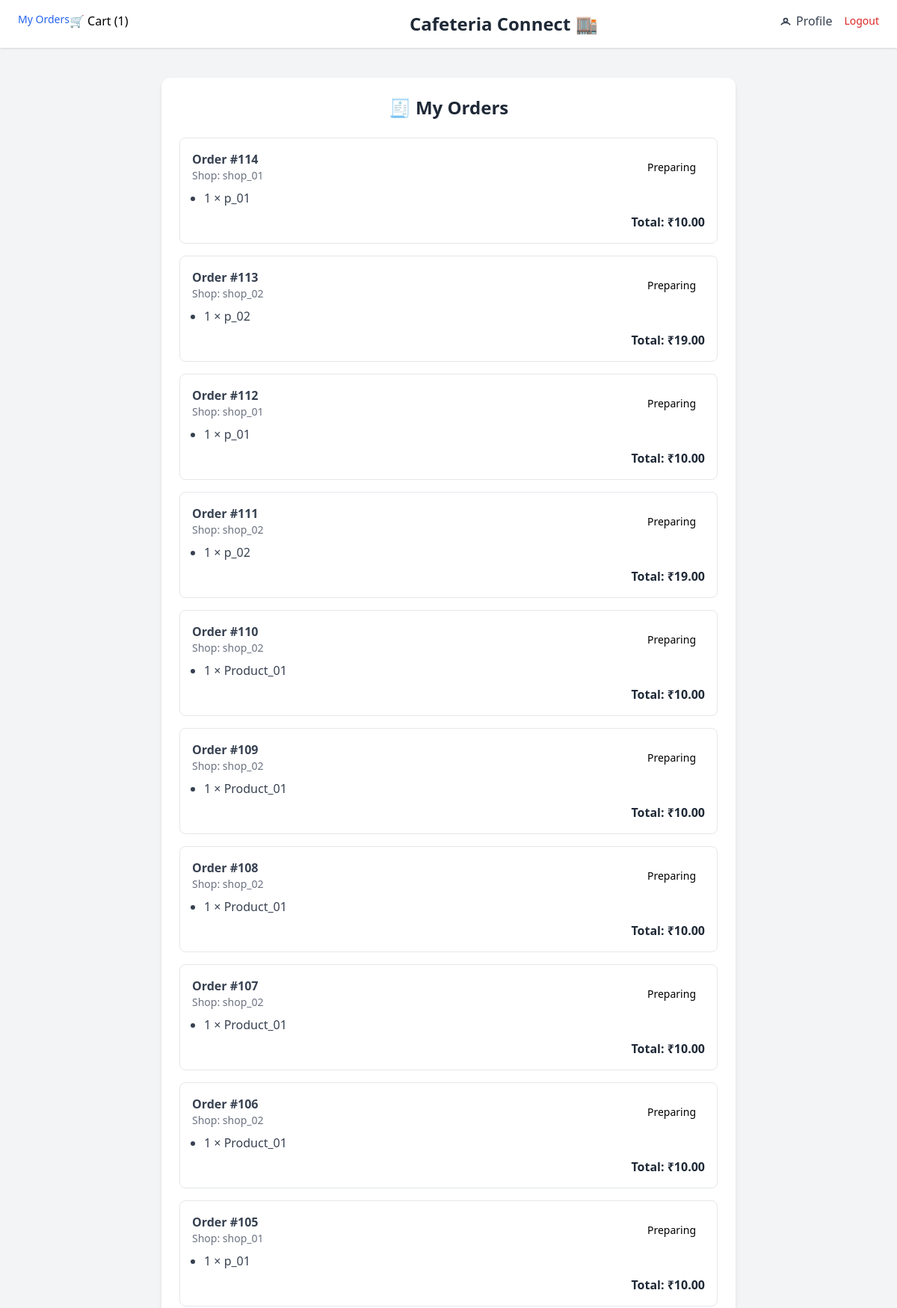
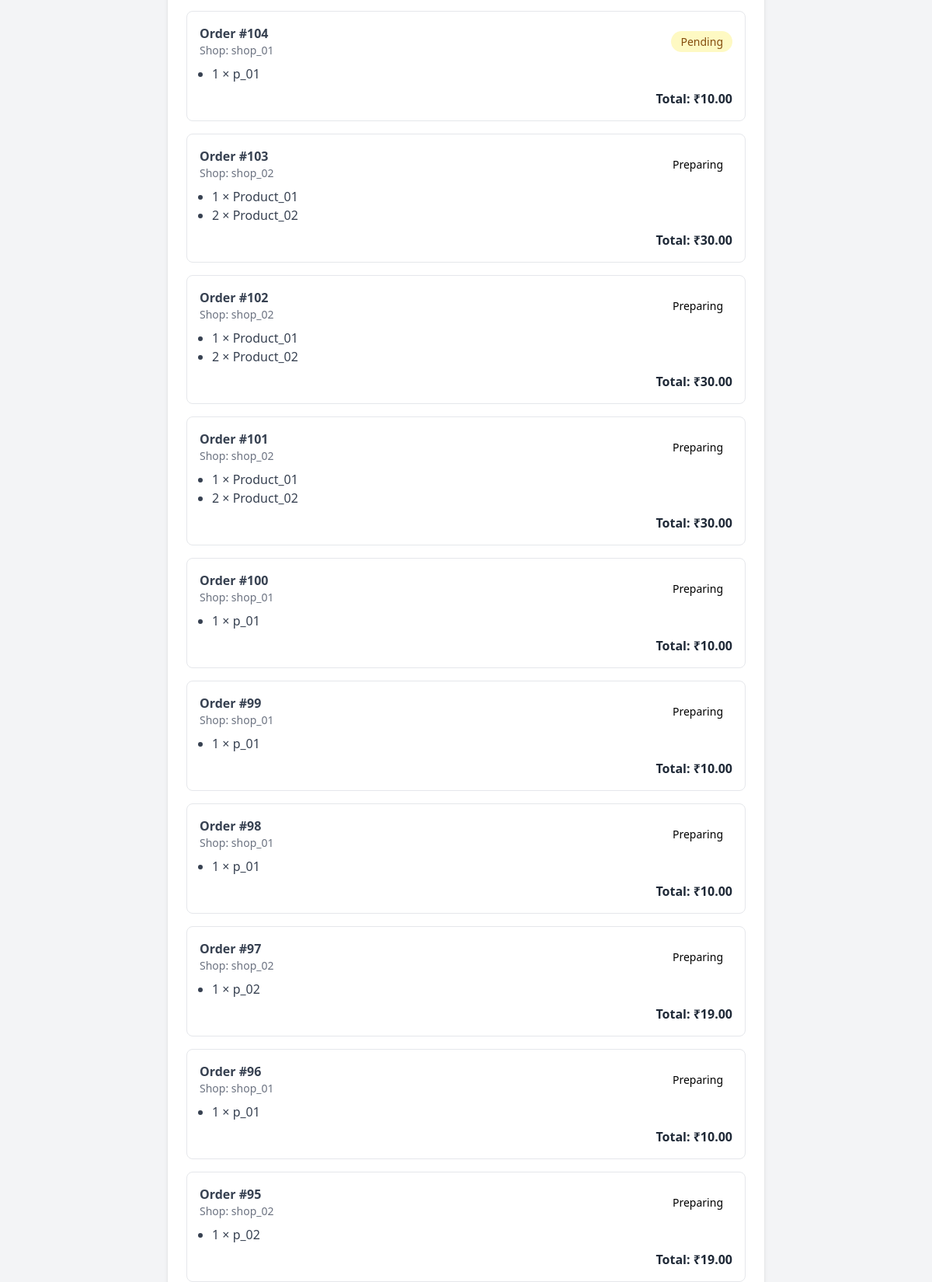
Page /orders/my/ (signed in, upper part) on the committed database (2 pictures, top to bottom).
### orders/models.py (models this page shows, shortened)
class Order(models.Model):
    STATUS_CHOICES = (
        ('pending', 'Pending'),
        ('confirmed', 'Confirmed'),
        ('preparing', 'Preparing'),
        ('delivered', 'Delivered'),
        ('cancelled', 'Cancelled'),
    )
    customer = models.ForeignKey(User, on_delete=models.CASCADE)
    shop = models.ForeignKey(Shop, on_delete=models.CASCADE)
    status = models.CharField(max_length=20, choices=STATUS_CHOICES, default='pending')
    total_price = models.DecimalField(max_digits=8, decimal_places=2, default=0)
    created_at = models.DateTimeField(auto_now_add=True)
    address = models.ForeignKey(Address, on_delete=models.SET_NULL, null=True, blank=True)

class OrderItem(models.Model):
    order = models.ForeignKey(Order, on_delete=models.CASCADE, related_name='items')
    product = models.ForeignKey(Product, on_delete=models.CASCADE)
    quantity = models.PositiveIntegerField(default=1)

### shops/models.py (models this page shows, shortened)
class Shop(models.Model):
    owner = models.ForeignKey(User, on_delete=models.CASCADE)
    name = models.CharField(max_length=100)
    floor = models.IntegerField()
    contact = models.CharField(max_length=15)

class Product(models.Model):
    shop = models.ForeignKey(Shop, on_delete=models.CASCADE, related_name='products')
    name = models.CharField(max_length=100)
    price = models.DecimalField(max_digits=7, decimal_places=2)
    description = models.TextField(blank=True)
    is_available = models.BooleanField(default=True)
    stock = models.PositiveIntegerField(default=0)

### orders/views.py (the view)
# urls.py: path('my/', views.my_orders, name='my_orders'),
@login_required
def my_orders(request):
    user = request.user
    is_shopkeeper = user.role == 'shopkeeper' or False
    if is_shopkeeper:
        shops = Shop.objects.filter(owner=user)
        orders = Order.objects.filter(shop__in=shops).order_by('-created_at') \
                    .prefetch_related('items', 'items__product', 'shop', 'customer')
    else:
        orders = Order.objects.filter(customer=user).order_by('-created_at') \
                    .prefetch_related('items', 'items__product', 'shop')
    return render(request, 'orders/my_orders.html', {'orders': orders, 'is_shopkeeper': is_shopkeeper})

### cart/context_processors.py (called while the page is built)
def cart_item_count(request):
    count = 0
    current_cart = None
    if request.user.is_authenticated:
        current_cart = Cart.objects.filter(user=request.user).last()
        if current_cart:
            count = current_cart.items.count()
    return {
        "cart_item_count": count,
        "current_cart": current_cart,
    }

### orders/templates/orders/my_orders.html (shortened to what this page needs)
{% extends 'base.html' %}
{% load static %}
{% block content %}
<div class="max-w-3xl mx-auto mt-10 p-6 bg-white shadow-md rounded-xl">
    <h2 class="text-2xl font-bold text-gray-800 mb-6 text-center">🧾 My Orders</h2>
    {% if orders %}
        {% for order in orders %}
            <div class="border border-gray-200 rounded-lg p-4 mb-4">
                <div class="flex justify-between items-center mb-2">
                    <div>
                        <p class="font-semibold text-gray-700">Order #{{ order.id }}</p>
                        <p class="text-sm text-gray-500">Shop: {{ order.shop.name }}</p>
                    </div>
                    <div class="text-right space-y-1">
                        <span class="px-3 py-1 text-sm rounded-full
                            {% if order.status == 'pending' %}
                                bg-yellow-100 text-yellow-800
                            {% elif order.status == 'confirmed' %}
                                bg-green-100 text-green-800
                            {% elif order.status == 'cancelled' %}
                                bg-red-100 text-red-800
                            {% endif %}">
                            {{ order.get_status_display }}
                        </span>
                    </div>
                </div>
                <ul class="ml-4 list-disc text-gray-700">
                    {% for item in order.items.all %}
                        <li>{{ item.quantity }} × {{ item.product.name }}</li>
                    {% endfor %}
                </ul>
                <p class="text-right font-semibold text-gray-800 mt-2">Total: ₹{{ order.total_price }}</p>
            </div>
        {% endfor %}
    {% else %}
        <p class="text-center text-gray-500">No orders yet.</p>
    {% endif %}
</div>
{% endblock %}

### rows in the picture
Order: id "114", shop.name "shop_01", status "Preparing", total_price "10.00"
OrderItem: quantity "1", product.name "p_01"
Order: id "113", shop.name "shop_02", status "Preparing", total_price "19.00"
OrderItem: quantity "1", product.name "p_02"
Order: id "112", shop.name "shop_01", status "Preparing", total_price "10.00"
OrderItem: quantity "1", product.name "p_01"
Order: id "111", shop.name "shop_02", status "Preparing", total_price "19.00"
OrderItem: quantity "1", product.name "p_02"
Order: id "110", shop.name "shop_02", status "Preparing", total_price "10.00"
OrderItem: quantity "1", product.name "Product_01"
Order: id "109", shop.name "shop_02", status "Preparing", total_price "10.00"
OrderItem: quantity "1", product.name "Product_01"
Order: id "108", shop.name "shop_02", status "Preparing", total_price "10.00"
OrderItem: quantity "1", product.name "Product_01"
Order: id "107", shop.name "shop_02", status "Preparing", total_price "10.00"
OrderItem: quantity "1", product.name "Product_01"
Order: id "106", shop.name "shop_02", status "Preparing", total_price "10.00"
OrderItem: quantity "1", product.name "Product_01"
Order: id "105", shop.name "shop_01", status "Preparing", total_price "10.00"
OrderItem: quantity "1", product.name "p_01"
Order: id "104", shop.name "shop_01", status "Pending", total_price "10.00"
OrderItem: quantity "1", product.name "p_01"
Order: id "103", shop.name "shop_02", status "Preparing", total_price "30.00"
OrderItem: quantity "1", product.name "Product_01"
OrderItem: quantity "2", product.name "Product_02"
Order: id "102", shop.name "shop_02", status "Preparing", total_price "30.00"
OrderItem: quantity "1", product.name "Product_01"
OrderItem: quantity "2", product.name "Product_02"
Order: id "101", shop.name "shop_02", status "Preparing", total_price "30.00"
OrderItem: quantity "1", product.name "Product_01"
OrderItem: quantity "2", product.name "Product_02"
Order: id "100", shop.name "shop_01", status "Preparing", total_price "10.00"
OrderItem: quantity "1", product.name "p_01"
Order: id "99", shop.name "shop_01", status "Preparing", total_price "10.00"
OrderItem: quantity "1", product.name "p_01"
Order: id "98", shop.name "shop_01", status "Preparing", total_price "10.00"
OrderItem: quantity "1", product.name "p_01"
Order: id "97", shop.name "shop_02", status "Preparing", total_price "19.00"
OrderItem: quantity "1", product.name "p_02"
Order: id "96", shop.name "shop_01", status "Preparing", total_price "10.00"
OrderItem: quantity "1", product.name "p_01"
Order: id "95", shop.name "shop_02", status "Preparing", total_price "19.00"
OrderItem: quantity "1", product.name "p_02"

### other values in the picture
{{ cart_item_count }} "1"
